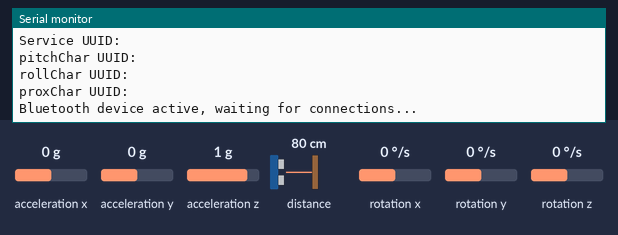
Bench run of a sketch on a simulated Arduino Nano 33 BLE. Shown: the last lines printed to the serial monitor. Inputs (shaded band) come from the test bench; at power-on: acceleration y 0 g, acceleration z 1 g, acceleration x 0 g, distance to the obstacle 80 cm, rotation x 0 °/s, rotation y 0 °/s, rotation z 0 °/s. Nothing arrives over Bluetooth unless stated; a phone connects over Bluetooth LE 3 s after start.

Above: at 3.8 s.
3.9 s: acceleration y set to -1.4 g
At 4.7 s:
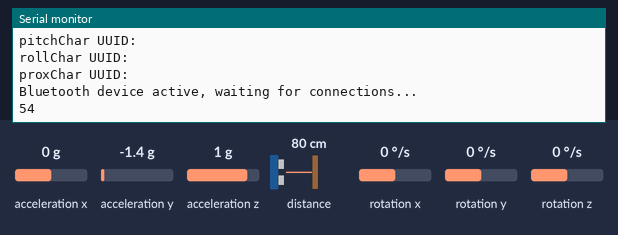
5.4 s: acceleration z set to -1.4 g
At 6.0 s:
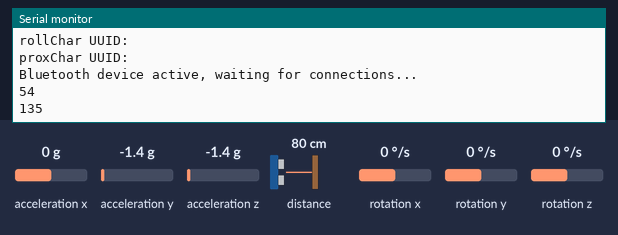
6.9 s: acceleration y set to -0.8 g
At 8.2 s:
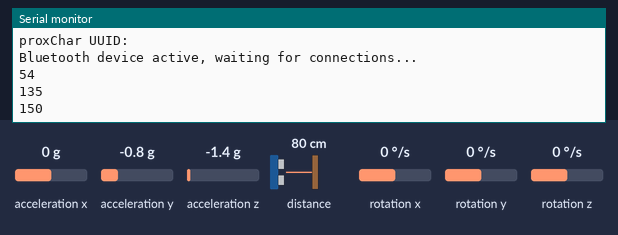

The sketch:

Final_Project.ino
```cpp
#include <ArduinoBLE.h>
#include <Arduino_LSM9DS1.h>
#include <Arduino_APDS9960.h>

const char* nameOfPeripheral = "Halo-Controller";
const char* uuidOfService = "0000181a-0000-1000-8000-00805f9b34fb";

BLEService sensorDataService(uuidOfService);
BLEByteCharacteristic pitchChar("00002AA1-0000-1000-8000-00805f9b34fb", BLERead | BLENotify);
BLEByteCharacteristic rollChar("00002AA2-0000-1000-8000-00805f9b34fb", BLERead | BLENotify);
BLEByteCharacteristic proxChar("00002AA4-0000-1000-8000-00805f9b34fb", BLERead | BLENotify);
BLEByteCharacteristic gestureChar("00002AA7-0000-1000-8000-00805f9b34fb", BLERead | BLENotify);
BLEFloatCharacteristic gyroXChar("00002AA3-0000-1000-8000-00805f9b34fb", BLERead | BLENotify);
BLEFloatCharacteristic gyroYChar("00002AA5-0000-1000-8000-00805f9b34fb", BLERead | BLENotify);
BLEFloatCharacteristic gyroZChar("00002AA6-0000-1000-8000-00805f9b34fb", BLERead | BLENotify);
// Sensor Data
int pitch = 0;
int roll = 0;
int gesture = -1;
float gyroX = 0;
float gyroY = 0;
float gyroZ = 0;
float prox;

void setup() {
  // Serial Setup
  Serial.begin(9600);
  while(!Serial);
  // Gyro/Accel Setup
  if (!IMU.begin()) {
    Serial.println("Failed to initialize IMU!");
    while (1);
  }
  // Proximity Sensor Setup
  if (!APDS.begin()) {
    Serial.println("Error initializing APDS-9960 sensor!");
  }
  // BLE Setup -> https://create.arduino.cc/projecthub/sridhar-rajagopal/control-arduino-nano-ble-with-bluetooth-python-331e33?ref=part&ref_id=108462&offset=11
  //              Lot of code from ^^
  startBLE();
  BLE.setLocalName(nameOfPeripheral);
  BLE.setAdvertisedService(sensorDataService);
  sensorDataService.addCharacteristic(pitchChar);
  sensorDataService.addCharacteristic(rollChar);
  sensorDataService.addCharacteristic(proxChar);
  sensorDataService.addCharacteristic(gyroXChar);
  sensorDataService.addCharacteristic(gyroYChar);
  sensorDataService.addCharacteristic(gyroZChar);
  sensorDataService.addCharacteristic(gestureChar);
  BLE.addService(sensorDataService);
  // Event Handlers
  BLE.setEventHandler(BLEConnected, onBLEConnected);
  BLE.setEventHandler(BLEDisconnected, onBLEDisconnected);
  // Default Values
  proxChar.writeValue(255);
  pitchChar.writeValue(0);
  gyroXChar.writeValue(0);
  gyroYChar.writeValue(0);
  gyroZChar.writeValue(0);
  // Start Advertising
  BLE.advertise();
  // Print Perihperal Info
  Serial.println("Peripheral advertising info: ");
  Serial.print("Name: ");
  Serial.println(nameOfPeripheral);
  Serial.print("MAC: ");
  Serial.println(BLE.address());
  Serial.print("Service UUID: ");
  Serial.println(sensorDataService.uuid());
  Serial.print("pitchChar UUID: ");
  Serial.println(pitchChar.uuid());
  Serial.print("rollChar UUID: ");
  Serial.println(rollChar.uuid());
  Serial.print("proxChar UUID: ");
  Serial.println(proxChar.uuid());

  Serial.println("\nBluetooth device active, waiting for connections...");
}

void loop() {
  // https://rootsaid.com/arduino-ble-example/
  // basic central connection setup code ^
  BLEDevice central = BLE.central();
  if(central)
  {
    while(central.connected())
    {

      if(APDS.proximityAvailable())
      {
        int p = APDS.readProximity();
        if((p <= 100 && prox > 100) || (p > 100 && prox <= 100))
        {
          proxChar.writeValue(p);
          //Serial.print("New Proximity: ");
          //Serial.println(p);
          prox = p;
        }
      }

      float x, y, z;
      if (IMU.gyroscopeAvailable()) {
        IMU.readGyroscope(x, y, z);

        if(gyroX != x)
        {
          gyroXChar.writeValue(x);
          gyroX = x;
        }
        if(gyroY != y)
        {
          gyroYChar.writeValue(y);
          gyroY = y;
        }
        if(gyroZ != z)
        {
          gyroZChar.writeValue(z);
          gyroZ = z;
        }
      }

      if (IMU.accelerationAvailable()) {
        IMU.readAcceleration(x, y, z);
        int currPitch = atan2(-x, z) * 180 / M_PI;
        int currRoll = atan2(-y, z) * 180 / M_PI;
        //int yaw = 180.0*atan2(magy, magx) / PI; //broken
        if(currPitch != pitch)
        {
          pitchChar.writeValue(currPitch);
          pitch = currPitch;
        }
        if(currRoll != roll)
        {
          rollChar.writeValue(currRoll);
          roll = currRoll;
          Serial.println(roll);
        }
      }

      if (APDS.gestureAvailable()) {
        int gesture = APDS.readGesture();
        gestureChar.writeValue(gesture);
        /*
        switch (gesture){
          case GESTURE_UP:
            if(gesture != 0) { gestureChar.writeValue(0); }
            gesture = 0;
            break;

          case GESTURE_DOWN:
            if(gesture != 1) { gestureChar.writeValue(1); }
            gesture = 1;
            break;

          case GESTURE_LEFT:
            if(gesture != 2) { gestureChar.writeValue(2); }
            gesture = 2;
            break;

          case GESTURE_RIGHT:
            if(gesture != 3) { gestureChar.writeValue(3); }
            gesture = 3;
            break;

          default:
            // ignore
            break;
        }
        */
      }
    }
  }
}


void startBLE() {
  if (!BLE.begin())
  {
    Serial.println("starting BLE failed!");
    while (1);
  }
}

void onBLEConnected(BLEDevice central) {
  Serial.print("Connected device, central: ");
  Serial.println(central.address());
}

void onBLEDisconnected(BLEDevice central) {
  Serial.print("Disconnected device, central: ");
  Serial.println(central.address());
}
```

Measured:
- after the input at 3.9 s, the serial monitor: prints a new line at once (image 1)
- after the input at 5.4 s, the serial monitor: prints a new line at once (image 2)
- after the input at 6.9 s, the serial monitor: prints a new line at once (image 3)
